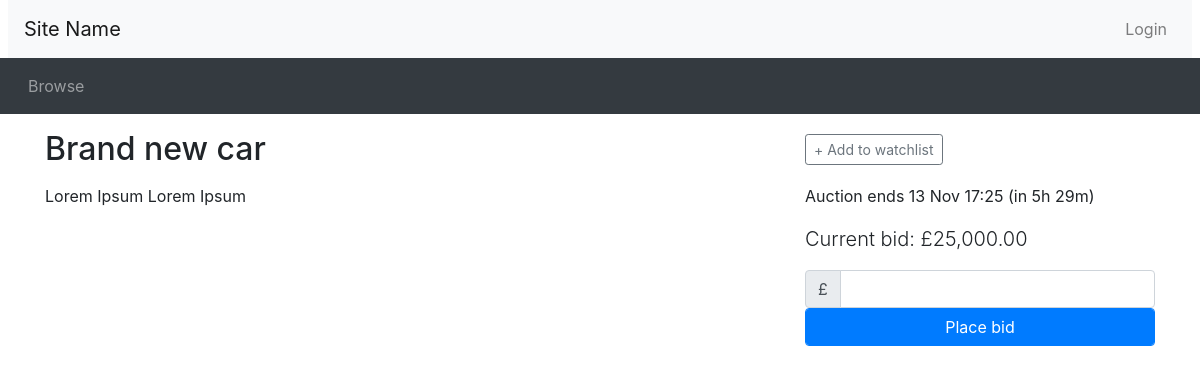
/listing.php?item_id=1, run on the app's committed database.
### tables this page shows
CREATE TABLE IF NOT EXISTS `listings` (
  `listing_id` int(11) NOT NULL AUTO_INCREMENT,
  `seller_id` int(11) DEFAULT NULL,
  `posttime` datetime DEFAULT NULL,
  `endtime` datetime DEFAULT NULL,
  `itemdescription` text,
  `item_title` text,
  `category` text,
  `reserveprice` decimal(10,2) DEFAULT NULL,
  `startprice` decimal(10,2) DEFAULT NULL,
  PRIMARY KEY (`listing_id`),
  KEY `seller_id` (`seller_id`)
);

### utilities.php (called while the page is built, shortened)
<?php
function display_time_remaining($interval) {
    if ($interval->days == 0 && $interval->h == 0) {
      $time_remaining = $interval->format('%im %Ss');
    }
    else if ($interval->days == 0) {
      $time_remaining = $interval->format('%hh %im');
    }
    else {
      $time_remaining = $interval->format('%ad %hh');
    }
  return $time_remaining;
}
?>

### listing.php (the view, shortened to what this page needs)
<?php include_once("header.php")?>
<?php require("utilities.php")?>
<?php
  $item_id = $_GET['item_id'];
  $query = "SELECT * FROM listings WHERE listing_id = '$item_id'";
	include 'opendb.php';
	$result = mysqli_query($connection, $query)
	or die('Error making select users query');
	$row = mysqli_fetch_array($result);
	$count_bid_query = "SELECT COUNT(*) FROM bids WHERE listing_id = {$row['listing_id']}";
		$count_bid_result = mysqli_query($connection, $count_bid_query)
			or die('Error making top bid query');
		$bid_count = mysqli_fetch_array($count_bid_result);
	$title = $row[5];
	$description = $row[4];
	$num_bids = $bid_count[0];
	$end_time = date_create($row[3]);
	if ($num_bids == 0)
	{
		$current_price = $row['startprice'];
	}
	 else
	{
		$top_bid_query = "SELECT MAX(bidprice) FROM bids WHERE listing_id = '$item_id'";
		$top_bid_result = mysqli_query($connection, $top_bid_query)
			or die('Error making top bid query');
		$top_bid = mysqli_fetch_array($top_bid_result);
		$current_price = $top_bid[0];
	}
	$now = new DateTime();
	if ($now < $end_time) {
		$time_to_end = date_diff($now, $end_time);
		$time_remaining = ' (in ' . display_time_remaining($time_to_end) . ')';
	}
	$has_session = true;
	$watching = false;
?>
<div class="container">
<div class="row">
  <div class="col-sm-8">
    <h2 class="my-3"><?php echo($title); ?></h2>
  </div>
  <div class="col-sm-4 align-self-center">
<?php
  if ($now < $end_time):
?>
    <div id="watch_nowatch" <?php if ($has_session && $watching) echo('style="display: none"');?> >
      <button type="button" class="btn btn-outline-secondary btn-sm" onclick="addToWatchlist()">+ Add to watchlist</button>
    </div>
<?php endif  ?>
  </div>
</div>
<div class="row">
  <div class="col-sm-8">
    <div class="itemDescription">
    <?php echo($description); ?>
    </div>
  </div>
  <div class="col-sm-4">
    <p>
<?php if ($now > $end_time): ?>
     This auction ended <?php echo(date_format($end_time, 'j M H:i')) ?>
<?php else: ?>
     Auction ends <?php echo(date_format($end_time, 'j M H:i') . $time_remaining) ?></p>
    <p class="lead">Current bid: £<?php echo(number_format($current_price, 2)) ?></p>
    <form method="POST" action="place_bid.php">
      <div class="input-group">
        <div class="input-group-prepend">
          <span class="input-group-text">£</span>
        </div>
	    <input type="number" class="form-control" id="bid" name="bid">
      </div>
      <button type="submit" class="btn btn-primary form-control">Place bid</button>
    </form>
<?php endif ?>
  </div>
</div>
<?php include_once("footer.php")?>

### data on the page
listings: item_title "Brand new car", itemdescription "Lorem Ipsum Lorem Ipsum", endtime "13 Nov 17:25", endtime "(in 5h 29m)"

### other printed values
$current_price "25,000.00"
